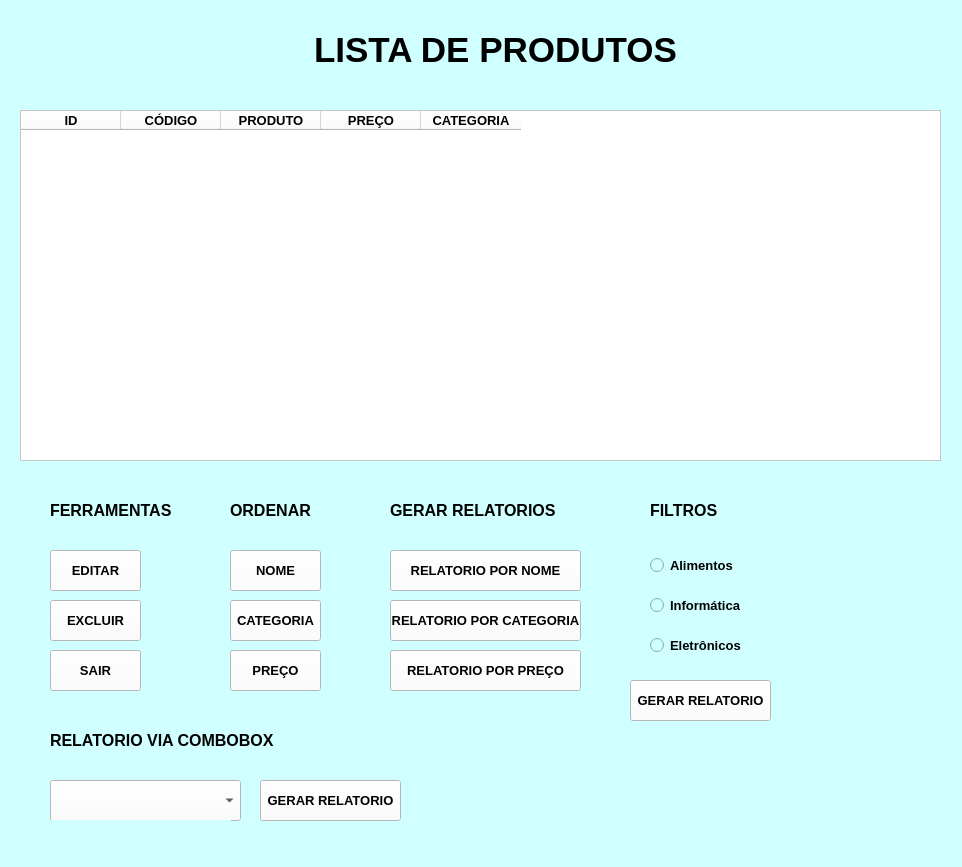
<?xml version="1.0" encoding="UTF-8"?>
<ui version="4.0">
 <class>Form</class>
 <widget class="QWidget" name="Form">
  <property name="geometry">
   <rect>
    <x>0</x>
    <y>0</y>
    <width>962</width>
    <height>867</height>
   </rect>
  </property>
  <property name="font">
   <font>
    <weight>75</weight>
    <bold>true</bold>
   </font>
  </property>
  <property name="windowTitle">
   <string>Form</string>
  </property>
  <property name="styleSheet">
   <string notr="true">background-color: rgb(207, 255, 255);</string>
  </property>
  <widget class="QTableWidget" name="tableWidget">
   <property name="geometry">
    <rect>
     <x>20</x>
     <y>110</y>
     <width>921</width>
     <height>351</height>
    </rect>
   </property>
   <property name="styleSheet">
    <string notr="true">background-color: rgb(255, 255, 255);</string>
   </property>
   <column>
    <property name="text">
     <string>ID</string>
    </property>
    <property name="font">
     <font>
      <pointsize>10</pointsize>
      <weight>75</weight>
      <bold>true</bold>
     </font>
    </property>
   </column>
   <column>
    <property name="text">
     <string>CÓDIGO</string>
    </property>
    <property name="font">
     <font>
      <pointsize>10</pointsize>
      <weight>75</weight>
      <bold>true</bold>
     </font>
    </property>
   </column>
   <column>
    <property name="text">
     <string>PRODUTO</string>
    </property>
    <property name="font">
     <font>
      <pointsize>10</pointsize>
      <weight>75</weight>
      <bold>true</bold>
     </font>
    </property>
   </column>
   <column>
    <property name="text">
     <string>PREÇO</string>
    </property>
    <property name="font">
     <font>
      <pointsize>10</pointsize>
      <weight>75</weight>
      <bold>true</bold>
     </font>
    </property>
   </column>
   <column>
    <property name="text">
     <string>CATEGORIA</string>
    </property>
    <property name="font">
     <font>
      <pointsize>10</pointsize>
      <weight>75</weight>
      <bold>true</bold>
     </font>
    </property>
   </column>
  </widget>
  <widget class="QLabel" name="label">
   <property name="geometry">
    <rect>
     <x>180</x>
     <y>20</y>
     <width>631</width>
     <height>61</height>
    </rect>
   </property>
   <property name="font">
    <font>
     <pointsize>24</pointsize>
     <weight>75</weight>
     <italic>false</italic>
     <bold>true</bold>
    </font>
   </property>
   <property name="text">
    <string>&lt;html&gt;&lt;head/&gt;&lt;body&gt;&lt;p align=&quot;center&quot;&gt;&lt;span style=&quot; font-size:26pt;&quot;&gt;LISTA DE PRODUTOS&lt;/span&gt;&lt;/p&gt;&lt;/body&gt;&lt;/html&gt;</string>
   </property>
  </widget>
  <widget class="QPushButton" name="pushButton_4">
   <property name="geometry">
    <rect>
     <x>50</x>
     <y>600</y>
     <width>91</width>
     <height>41</height>
    </rect>
   </property>
   <property name="font">
    <font>
     <pointsize>10</pointsize>
     <weight>75</weight>
     <bold>true</bold>
    </font>
   </property>
   <property name="styleSheet">
    <string notr="true">background-color: rgb(255, 255, 255);
color: rgb(0, 0, 0);</string>
   </property>
   <property name="text">
    <string>EXCLUIR</string>
   </property>
  </widget>
  <widget class="QPushButton" name="pushButton_5">
   <property name="geometry">
    <rect>
     <x>50</x>
     <y>550</y>
     <width>91</width>
     <height>41</height>
    </rect>
   </property>
   <property name="font">
    <font>
     <pointsize>10</pointsize>
     <weight>75</weight>
     <bold>true</bold>
    </font>
   </property>
   <property name="styleSheet">
    <string notr="true">background-color: rgb(255, 255, 255);
color: rgb(0, 0, 0);</string>
   </property>
   <property name="text">
    <string>EDITAR</string>
   </property>
  </widget>
  <widget class="QPushButton" name="pushButton_6">
   <property name="geometry">
    <rect>
     <x>230</x>
     <y>550</y>
     <width>91</width>
     <height>41</height>
    </rect>
   </property>
   <property name="font">
    <font>
     <pointsize>10</pointsize>
     <weight>75</weight>
     <bold>true</bold>
    </font>
   </property>
   <property name="styleSheet">
    <string notr="true">background-color: rgb(255, 255, 255);
color: rgb(0, 0, 0);</string>
   </property>
   <property name="text">
    <string>NOME</string>
   </property>
  </widget>
  <widget class="QPushButton" name="pushButton_7">
   <property name="geometry">
    <rect>
     <x>230</x>
     <y>650</y>
     <width>91</width>
     <height>41</height>
    </rect>
   </property>
   <property name="font">
    <font>
     <pointsize>10</pointsize>
     <weight>75</weight>
     <bold>true</bold>
    </font>
   </property>
   <property name="styleSheet">
    <string notr="true">background-color: rgb(255, 255, 255);
color: rgb(0, 0, 0);</string>
   </property>
   <property name="text">
    <string>PREÇO</string>
   </property>
  </widget>
  <widget class="QPushButton" name="pushButton_8">
   <property name="geometry">
    <rect>
     <x>230</x>
     <y>600</y>
     <width>91</width>
     <height>41</height>
    </rect>
   </property>
   <property name="font">
    <font>
     <pointsize>10</pointsize>
     <weight>75</weight>
     <bold>true</bold>
    </font>
   </property>
   <property name="styleSheet">
    <string notr="true">background-color: rgb(255, 255, 255);
color: rgb(0, 0, 0);</string>
   </property>
   <property name="text">
    <string>CATEGORIA</string>
   </property>
  </widget>
  <widget class="QRadioButton" name="radioButton">
   <property name="geometry">
    <rect>
     <x>650</x>
     <y>550</y>
     <width>91</width>
     <height>31</height>
    </rect>
   </property>
   <property name="font">
    <font>
     <pointsize>10</pointsize>
     <weight>75</weight>
     <bold>true</bold>
    </font>
   </property>
   <property name="text">
    <string>Alimentos</string>
   </property>
  </widget>
  <widget class="QLabel" name="label_2">
   <property name="geometry">
    <rect>
     <x>230</x>
     <y>490</y>
     <width>111</width>
     <height>41</height>
    </rect>
   </property>
   <property name="font">
    <font>
     <weight>75</weight>
     <italic>false</italic>
     <bold>true</bold>
    </font>
   </property>
   <property name="text">
    <string>&lt;html&gt;&lt;head/&gt;&lt;body&gt;&lt;p&gt;&lt;span style=&quot; font-size:12pt;&quot;&gt;ORDENAR&lt;/span&gt;&lt;/p&gt;&lt;/body&gt;&lt;/html&gt;</string>
   </property>
  </widget>
  <widget class="QLabel" name="label_3">
   <property name="geometry">
    <rect>
     <x>650</x>
     <y>490</y>
     <width>71</width>
     <height>41</height>
    </rect>
   </property>
   <property name="font">
    <font>
     <weight>75</weight>
     <italic>false</italic>
     <bold>true</bold>
    </font>
   </property>
   <property name="text">
    <string>&lt;html&gt;&lt;head/&gt;&lt;body&gt;&lt;p&gt;&lt;span style=&quot; font-size:12pt;&quot;&gt;FILTROS&lt;/span&gt;&lt;/p&gt;&lt;/body&gt;&lt;/html&gt;</string>
   </property>
  </widget>
  <widget class="QRadioButton" name="radioButton_2">
   <property name="geometry">
    <rect>
     <x>650</x>
     <y>590</y>
     <width>101</width>
     <height>31</height>
    </rect>
   </property>
   <property name="font">
    <font>
     <pointsize>10</pointsize>
     <weight>75</weight>
     <bold>true</bold>
    </font>
   </property>
   <property name="text">
    <string>Informática</string>
   </property>
  </widget>
  <widget class="QRadioButton" name="radioButton_3">
   <property name="geometry">
    <rect>
     <x>650</x>
     <y>630</y>
     <width>101</width>
     <height>31</height>
    </rect>
   </property>
   <property name="font">
    <font>
     <pointsize>10</pointsize>
     <weight>75</weight>
     <bold>true</bold>
    </font>
   </property>
   <property name="text">
    <string>Eletrônicos</string>
   </property>
  </widget>
  <widget class="QPushButton" name="pushButton_9">
   <property name="geometry">
    <rect>
     <x>630</x>
     <y>680</y>
     <width>141</width>
     <height>41</height>
    </rect>
   </property>
   <property name="font">
    <font>
     <pointsize>10</pointsize>
     <weight>75</weight>
     <bold>true</bold>
    </font>
   </property>
   <property name="whatsThis">
    <string>&lt;html&gt;&lt;head/&gt;&lt;body&gt;&lt;p align=&quot;center&quot;&gt;GERAR&lt;/p&gt;&lt;/body&gt;&lt;/html&gt;</string>
   </property>
   <property name="styleSheet">
    <string notr="true">background-color: rgb(255, 255, 255);
color: rgb(0, 0, 0);</string>
   </property>
   <property name="text">
    <string>GERAR RELATORIO</string>
   </property>
  </widget>
  <widget class="QLabel" name="label_4">
   <property name="geometry">
    <rect>
     <x>390</x>
     <y>490</y>
     <width>171</width>
     <height>41</height>
    </rect>
   </property>
   <property name="font">
    <font>
     <weight>75</weight>
     <italic>false</italic>
     <bold>true</bold>
    </font>
   </property>
   <property name="text">
    <string>&lt;html&gt;&lt;head/&gt;&lt;body&gt;&lt;p&gt;&lt;span style=&quot; font-size:12pt;&quot;&gt;GERAR RELATORIOS&lt;/span&gt;&lt;/p&gt;&lt;/body&gt;&lt;/html&gt;</string>
   </property>
  </widget>
  <widget class="QPushButton" name="pushButton_10">
   <property name="geometry">
    <rect>
     <x>390</x>
     <y>550</y>
     <width>191</width>
     <height>41</height>
    </rect>
   </property>
   <property name="font">
    <font>
     <pointsize>10</pointsize>
     <weight>75</weight>
     <bold>true</bold>
    </font>
   </property>
   <property name="styleSheet">
    <string notr="true">background-color: rgb(255, 255, 255);
color: rgb(0, 0, 0);</string>
   </property>
   <property name="text">
    <string>RELATORIO POR NOME</string>
   </property>
  </widget>
  <widget class="QPushButton" name="pushButton_11">
   <property name="geometry">
    <rect>
     <x>390</x>
     <y>650</y>
     <width>191</width>
     <height>41</height>
    </rect>
   </property>
   <property name="font">
    <font>
     <pointsize>10</pointsize>
     <weight>75</weight>
     <bold>true</bold>
    </font>
   </property>
   <property name="styleSheet">
    <string notr="true">background-color: rgb(255, 255, 255);
color: rgb(0, 0, 0);</string>
   </property>
   <property name="text">
    <string>RELATORIO POR PREÇO</string>
   </property>
  </widget>
  <widget class="QPushButton" name="pushButton_12">
   <property name="geometry">
    <rect>
     <x>390</x>
     <y>600</y>
     <width>191</width>
     <height>41</height>
    </rect>
   </property>
   <property name="font">
    <font>
     <pointsize>10</pointsize>
     <weight>75</weight>
     <bold>true</bold>
    </font>
   </property>
   <property name="styleSheet">
    <string notr="true">background-color: rgb(255, 255, 255);
color: rgb(0, 0, 0);</string>
   </property>
   <property name="text">
    <string>RELATORIO POR CATEGORIA</string>
   </property>
  </widget>
  <widget class="QLabel" name="label_5">
   <property name="geometry">
    <rect>
     <x>50</x>
     <y>490</y>
     <width>131</width>
     <height>41</height>
    </rect>
   </property>
   <property name="font">
    <font>
     <weight>75</weight>
     <italic>false</italic>
     <bold>true</bold>
    </font>
   </property>
   <property name="text">
    <string>&lt;html&gt;&lt;head/&gt;&lt;body&gt;&lt;p&gt;&lt;span style=&quot; font-size:12pt;&quot;&gt;FERRAMENTAS&lt;/span&gt;&lt;/p&gt;&lt;/body&gt;&lt;/html&gt;</string>
   </property>
  </widget>
  <widget class="QLabel" name="label_6">
   <property name="geometry">
    <rect>
     <x>50</x>
     <y>720</y>
     <width>271</width>
     <height>41</height>
    </rect>
   </property>
   <property name="font">
    <font>
     <weight>75</weight>
     <italic>false</italic>
     <bold>true</bold>
    </font>
   </property>
   <property name="text">
    <string>&lt;html&gt;&lt;head/&gt;&lt;body&gt;&lt;p&gt;&lt;span style=&quot; font-size:12pt;&quot;&gt;RELATORIO VIA COMBOBOX&lt;/span&gt;&lt;/p&gt;&lt;/body&gt;&lt;/html&gt;</string>
   </property>
  </widget>
  <widget class="QComboBox" name="comboBox">
   <property name="geometry">
    <rect>
     <x>50</x>
     <y>780</y>
     <width>191</width>
     <height>41</height>
    </rect>
   </property>
   <property name="font">
    <font>
     <weight>75</weight>
     <bold>true</bold>
    </font>
   </property>
   <property name="styleSheet">
    <string notr="true">background-color: rgb(255, 255, 255);
color: rgb(0, 0, 0);</string>
   </property>
  </widget>
  <widget class="QPushButton" name="pushButton_13">
   <property name="geometry">
    <rect>
     <x>260</x>
     <y>780</y>
     <width>141</width>
     <height>41</height>
    </rect>
   </property>
   <property name="font">
    <font>
     <pointsize>10</pointsize>
     <weight>75</weight>
     <bold>true</bold>
    </font>
   </property>
   <property name="styleSheet">
    <string notr="true">background-color: rgb(255, 255, 255);
color: rgb(0, 0, 0);</string>
   </property>
   <property name="text">
    <string>GERAR RELATORIO</string>
   </property>
  </widget>
  <widget class="QLabel" name="label_7">
   <property name="geometry">
    <rect>
     <x>50</x>
     <y>820</y>
     <width>181</width>
     <height>21</height>
    </rect>
   </property>
   <property name="text">
    <string/>
   </property>
  </widget>
  <widget class="QPushButton" name="pushButton">
   <property name="geometry">
    <rect>
     <x>50</x>
     <y>650</y>
     <width>91</width>
     <height>41</height>
    </rect>
   </property>
   <property name="font">
    <font>
     <pointsize>10</pointsize>
     <weight>75</weight>
     <bold>true</bold>
    </font>
   </property>
   <property name="styleSheet">
    <string notr="true">background-color: rgb(255, 255, 255);
color: rgb(0, 0, 0);</string>
   </property>
   <property name="text">
    <string>SAIR</string>
   </property>
  </widget>
 </widget>
 <resources/>
 <connections/>
</ui>
